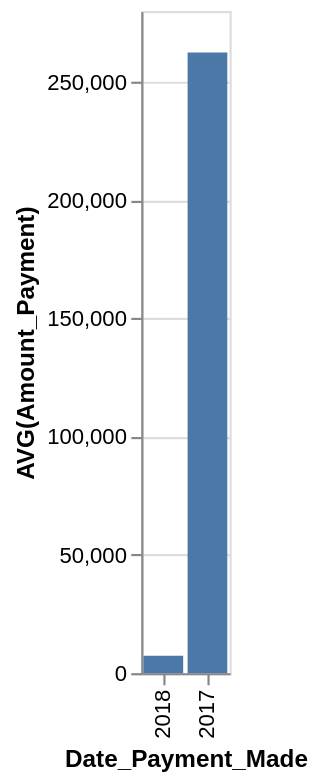

The Vega-Lite source for this figure:
### Vega-Lite specification from a JSON file in a GitHub repository (floating-point values rounded to 4 significant figures)
{"data": {"values": [{"x_data": "2018", "y_data": 7343}, {"x_data": "2017", "y_data": 262500.0}]}, "mark": "bar", "encoding": {"x": {"field": "x_data", "type": "nominal", "title": "Date_Payment_Made", "sort": {"op": "sum", "field": "y_data", "order": "ascending"}}, "y": {"field": "y_data", "type": "quantitative", "title": "AVG(Amount_Payment)"}}}
